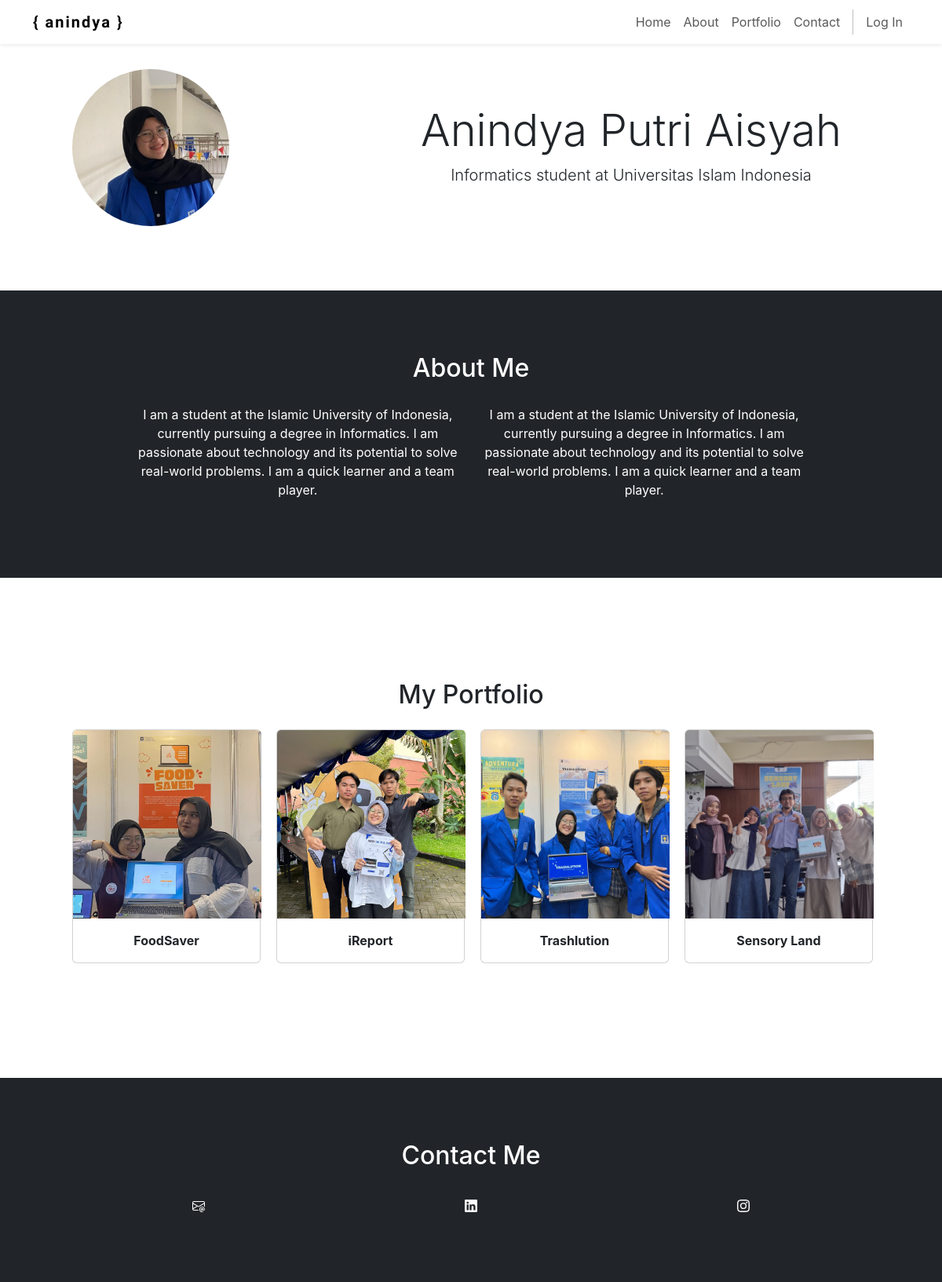
The app's page /home.php with its own data.
### tables this page shows
CREATE TABLE `portfolio` (
  `id` int(11) NOT NULL,
  `title` varchar(255) NOT NULL,
  `description` text NOT NULL,
  `link` varchar(255) NOT NULL,
  `file` text NOT NULL
);

### home.php (the view, shortened to what this page needs)
<?php
include "header.php";
include "connect.php";
$projects = mysqli_query($conn, "SELECT * FROM portfolio");
?>
<section class="jumbotron text-center" id="home">
  <div class="row">
    <div class="col-md-4">
      <img src="assets/img/anindya.jpg" alt="Photo Profile" width="200px" class="rounded-circle">
    </div>
    <div class="col-md col2">
      <h1 class="display-4">Anindya Putri Aisyah</h1>
      <p class="lead">Informatics student at Universitas Islam Indonesia</p>
    </div>
  </div>
</section>
<section id="about" class="bg-dark" style="color: white;">
  <div class="container">
    <div class="row text-center mb-3">
      <div class="col">
        <h2>About Me</h2>
      </div>
    </div>
    <div class="row justify-content-center fs-6">
      <div class="col-md-5 m-1" align="center">
        <p>I am a student at the Islamic University of Indonesia, currently pursuing a degree in Informatics. I am
          passionate about technology and its potential to solve real-world problems. I am a quick learner and a team
          player.</p>
      </div>
      <div class="col-md-5 m-1" align="center">
        <p>I am a student at the Islamic University of Indonesia, currently pursuing a degree in Informatics. I am
          passionate about technology and its potential to solve real-world problems. I am a quick learner and a team
          player.</p>
      </div>
    </div>
  </div>
</section>
<section id="projects">
  <div class="container">
    <div class="row text-center mb-3">
      <div class="col">
        <h2>My Portfolio</h2>
      </div>
    </div>
    <div class="row justify-content-center">
      <?php foreach ($projects as $project) : ?>
        <div class="col-md-3 mb-3 projects">
          <div class="card img-portfolio" onclick="window.location.href='view_portfolio.php?id=<?= $project['id']; ?>'">
            <img src="./assets/img/<?= $project['file']; ?>" class="card-img-top img-portfolio" alt="<?= $project['title']; ?>">
            <div class="card-body">
              <p class="card-text text-center"><b><?= $project['title']; ?></b></p>
            </div>
          </div>
        </div>
      <?php endforeach; ?>
    </div>
  </div>
</section>
<footer>
  <section id="contact" class="bg-dark" style="color: white;">
    <div class="container">
      <div class="row text-center mb-3">
        <div class="col">
          <h2>Contact Me</h2>
        </div>
      </div>
      <div class="row justify-content-center">
        <div class="col-md-4" align="center">
          <button type="button" class="btn btn-outline-dark">
            <a href="mailto:" class="contact">
            </a>
          </button>
        </div>
        <div class="col-md-4" align="center">
          <button type="button" class="btn btn-outline-dark">
            <a href="https://bit.ly/linkedInAnindya" class="contact">
            </a>
          </button>
        </div>
        <div class="col-md-4" align="center">
          <button type="button" class="btn btn-outline-dark">
            <a href="https://www.instagram.com/ysrednina/" class="contact">
            </a>
          </button>
        </div>
      </div>
    </div>
  </section>
</footer>
</body>
</html>

### assets/css/style.css (style rules this page uses)
* { padding: 0; margin: 0; box-sizing: border-box; }
.jumbotron { padding: 2rem 0; }
body { font-family: -apple-system, BlinkMacSystemFont, "Segoe UI", Roboto, sans-serif; }
.col2 { padding-top: 45px; }
#about , #projects, #contact { padding: 80px; margin-top: 50px; }
.img-portfolio { width: 30vh; height: auto; aspect-ratio: 1 / 1; object-fit: cover; }
.contact { color: rgb(255, 255, 255); }

### records on screen
portfolio: file (picture), title "FoodSaver"
portfolio: file (picture), title "iReport"
portfolio: file (picture), title "Trashlution"
portfolio: file (picture), title "Sensory Land"
